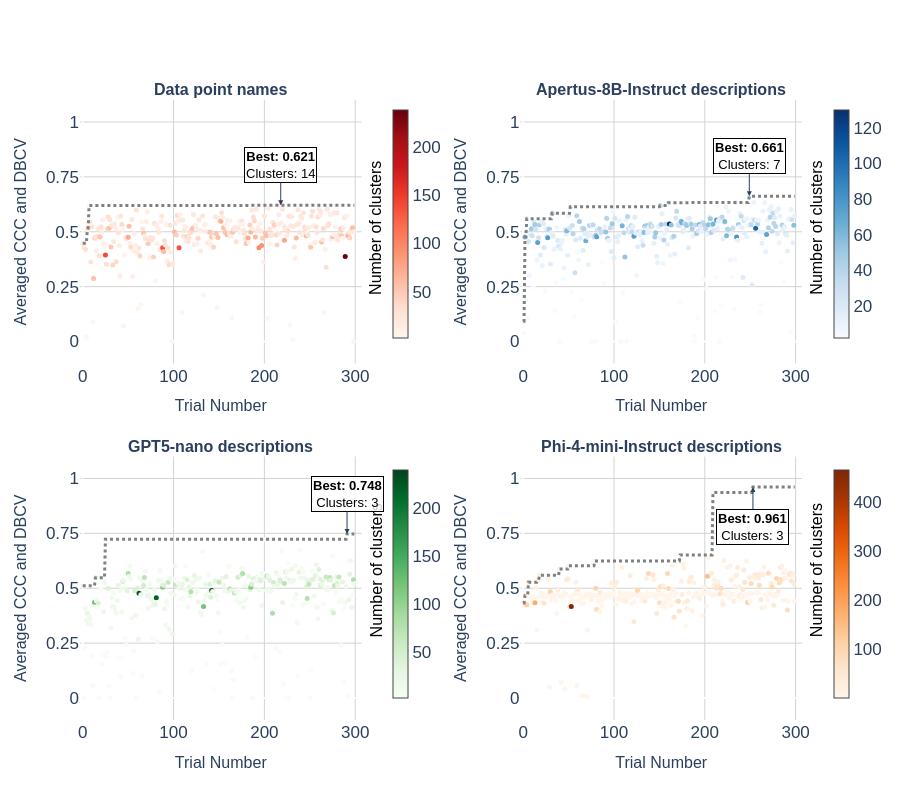

Notebook source saved alongside this figure:
### Code cell
import plotly.graph_objects as go
from plotly.subplots import make_subplots
import pandas as pd
from copy import deepcopy

# --- Helper Function for Optimization Curve ---
def get_best_so_far(df, score_col):
    """Returns the cumulative maximum series for the score column."""
    df_sorted = df.sort_values('number')
    return df_sorted['number'], df_sorted[score_col].cummax()

# --- Configuration ---
y_min, y_max = -0.1, 1.1
x_max_val = max(
    df_data_points['number'].max(), 
    df_descriptions['number'].max(),
    df_descriptions_gpt['number'].max(),
    df_descriptions_phi['number'].max()
) + 5
x_min, x_max = -3, x_max_val+3

# --- Updated Colorbar Positions ---
cbar_positions = {
    (1, 1): (0.42, 0.8),  # Left Column, Top Row
    (1, 2): (1.03, 0.8),  # Right Column, Top Row
    (2, 1): (0.42, 0.22), # Left Column, Bottom Row
    (2, 2): (1.03, 0.22)  # Right Column, Bottom Row
}

plots_config = [
    (df_data_points, 1, 1, 'Reds', "Data point names"),
    (df_descriptions, 1, 2, 'Blues', "Apertus-8B-Instruct descriptions"),
    (df_descriptions_gpt, 2, 1, 'Greens', "GPT5-nano descriptions"),
    (df_descriptions_phi, 2, 2, 'Oranges', "Phi-4-mini-Instruct descriptions")
]

fig = make_subplots(
    rows=2, cols=2, 
    subplot_titles=[p[4] for p in plots_config],
    horizontal_spacing=0.22, 
    vertical_spacing=0.15 
)

# --- Loop through each dataset ---
i = 0
for df, row, col, cmap, title in plots_config:
    dbcv_scores = deepcopy(df['user_attrs_dbcv_score'])
    dbcv_scores[dbcv_scores < 0] = 0
    
    df['combined_score'] = (df['user_attrs_ccc_score'] + dbcv_scores) / 2
    
    # Get position settings for this subplot
    cbar_x, cbar_y = cbar_positions[(row, col)]

    # 1. Plot the Scatter Points
    fig.add_trace(
        go.Scatter(
            x=df['number'],
            y=df['combined_score'],
            mode='markers',
            marker=dict(
                color=df['user_attrs_n_clusters'],
                colorscale=cmap,
                size=5,
                showscale=True,
                colorbar=dict(
                    title=None, 
                    x=cbar_x, 
                    y=cbar_y,
                    len=0.4, 
                    thickness=15
                )
            ),
            #name=title,
            showlegend=False
        ),
        row=row, col=col
    )

    title_text = f"<b>{title}</b><br>"
    fig.layout.annotations[i].update(text=title_text)

    i += 1
    
    x_bar_annotation = cbar_x - 0.01
    y_bar_annotation = cbar_y + 0.105
    if row == 1 and col == 2:
        x_bar_annotation = cbar_x - 0.01 + 0.015
    elif row == 2:
        y_bar_annotation = 0.13
        if col ==2:
            x_bar_annotation = cbar_x - 0.01 + 0.015

    # 2. Add Custom Rotated Annotation for Colorbar Title
    fig.add_annotation(
        text="Number of clusters",
        x=x_bar_annotation, 
        y=y_bar_annotation,        
        xref="paper", yref="paper",
        textangle=-90,   
        showarrow=False,
        font=dict(size=16, color="black")
    )

    # 3. Plot the Optimization Curve (Overlay)
    x_line, y_line = get_best_so_far(df, 'combined_score')
    
    fig.add_trace(
        go.Scatter(
            x=x_line, y=y_line,
            mode='lines',
            line=dict(color='gray', width=3, dash='dot'), 
            hoverinfo='skip',
            showlegend=False
        ),
        row=row, col=col
    )

    # 4. Find and Annotate the Best Point
    best_row = df.loc[df['combined_score'].idxmax()]
    best_score = best_row['combined_score']
    best_clusters = int(best_row['user_attrs_n_clusters'])
    best_trial = best_row['number']

    # --- Conditional Formatting for the Label ---
    # Default: Label ABOVE the point (ay = -40)
    ay_offset = -40
    
    # If it is the last plot (Phi-4), put Label BELOW the point (ay = 40)
    if row == 2 and col == 2:
        ay_offset = 40

    fig.add_annotation(
        x=best_trial, 
        y=best_score,
        text=f"<b>Best: {best_score:.3f}</b><br>Clusters: {best_clusters}",
        showarrow=True,
        arrowhead=2,
        ax=0, 
        ay=ay_offset, # Use the conditional offset
        bgcolor="rgba(255, 255, 255, 0.8)",
        bordercolor="black",
        borderwidth=1,
        font=dict(size=13, color="black"),
        row=row, col=col
    )

# --- Final Layout ---
fig.update_layout(
    width=900, height=800, 
    plot_bgcolor='white', paper_bgcolor='white',
    font=dict(family='Arial', size=17),
    margin=dict(r=50) 
)

fig.update_xaxes(title_text='Trial Number', range=[x_min, x_max], showgrid=True, gridcolor='lightgray', title_font=dict(size=16))
fig.update_yaxes(title_text='Averaged CCC and DBCV', range=[y_min, y_max], showgrid=True, gridcolor='lightgray', dtick=0.25, title_font=dict(size=16))

fig.write_image("02_251222_optimization_results.png", scale=3)
fig.show()

### Figure 1 — Plotly figure (JSON) as saved in the notebook; plotly's stock layout.template omitted (floating-point values rounded to 4 significant figures; data arrays with more than 128 entries replaced by an {"elided": "..."} marker saying what was removed)
{"data": [{"marker": {"color": {"elided": "300 int values"}, "colorbar": {"len": 0.4, "thickness": 15, "x": 0.42, "y": 0.8}, "colorscale": [[0, "rgb(255,245,240)"], [0.125, "rgb(254,224,210)"], [0.25, "rgb(252,187,161)"], [0.375, "rgb(252,146,114)"], [0.5, "rgb(251,106,74)"], [0.625, "rgb(239,59,44)"], [0.75, "rgb(203,24,29)"], [0.875, "rgb(165,15,21)"], [1, "rgb(103,0,13)"]], "showscale": true, "size": 5}, "mode": "markers", "showlegend": false, "type": "scatter", "x": {"elided": "300 int values"}, "xaxis": "x", "y": {"elided": "300 float values"}, "yaxis": "y"}, {"hoverinfo": "skip", "line": {"color": "gray", "dash": "dot", "width": 3}, "mode": "lines", "showlegend": false, "type": "scatter", "x": {"elided": "300 int values"}, "xaxis": "x", "y": {"elided": "300 float values"}, "yaxis": "y"}, {"marker": {"color": {"elided": "300 int values"}, "colorbar": {"len": 0.4, "thickness": 15, "x": 1.03, "y": 0.8}, "colorscale": [[0, "rgb(247,251,255)"], [0.125, "rgb(222,235,247)"], [0.25, "rgb(198,219,239)"], [0.375, "rgb(158,202,225)"], [0.5, "rgb(107,174,214)"], [0.625, "rgb(66,146,198)"], [0.75, "rgb(33,113,181)"], [0.875, "rgb(8,81,156)"], [1, "rgb(8,48,107)"]], "showscale": true, "size": 5}, "mode": "markers", "showlegend": false, "type": "scatter", "x": {"elided": "300 int values"}, "xaxis": "x2", "y": {"elided": "300 float values"}, "yaxis": "y2"}, {"hoverinfo": "skip", "line": {"color": "gray", "dash": "dot", "width": 3}, "mode": "lines", "showlegend": false, "type": "scatter", "x": {"elided": "300 int values"}, "xaxis": "x2", "y": {"elided": "300 float values"}, "yaxis": "y2"}, {"marker": {"color": {"elided": "300 int values"}, "colorbar": {"len": 0.4, "thickness": 15, "x": 0.42, "y": 0.22}, "colorscale": [[0, "rgb(247,252,245)"], [0.125, "rgb(229,245,224)"], [0.25, "rgb(199,233,192)"], [0.375, "rgb(161,217,155)"], [0.5, "rgb(116,196,118)"], [0.625, "rgb(65,171,93)"], [0.75, "rgb(35,139,69)"], [0.875, "rgb(0,109,44)"], [1, "rgb(0,68,27)"]], "showscale": true, "size": 5}, "mode": "markers", "showlegend": false, "type": "scatter", "x": {"elided": "300 int values"}, "xaxis": "x3", "y": {"elided": "300 float values"}, "yaxis": "y3"}, {"hoverinfo": "skip", "line": {"color": "gray", "dash": "dot", "width": 3}, "mode": "lines", "showlegend": false, "type": "scatter", "x": {"elided": "300 int values"}, "xaxis": "x3", "y": {"elided": "300 float values"}, "yaxis": "y3"}, {"marker": {"color": {"elided": "300 int values"}, "colorbar": {"len": 0.4, "thickness": 15, "x": 1.03, "y": 0.22}, "colorscale": [[0, "rgb(255,245,235)"], [0.125, "rgb(254,230,206)"], [0.25, "rgb(253,208,162)"], [0.375, "rgb(253,174,107)"], [0.5, "rgb(253,141,60)"], [0.625, "rgb(241,105,19)"], [0.75, "rgb(217,72,1)"], [0.875, "rgb(166,54,3)"], [1, "rgb(127,39,4)"]], "showscale": true, "size": 5}, "mode": "markers", "showlegend": false, "type": "scatter", "x": {"elided": "300 int values"}, "xaxis": "x4", "y": {"elided": "300 float values"}, "yaxis": "y4"}, {"hoverinfo": "skip", "line": {"color": "gray", "dash": "dot", "width": 3}, "mode": "lines", "showlegend": false, "type": "scatter", "x": {"elided": "300 int values"}, "xaxis": "x4", "y": {"elided": "300 float values"}, "yaxis": "y4"}], "layout": {"annotations": [{"font": {"size": 16}, "showarrow": false, "text": "<b>Data point names</b><br>", "x": 0.195, "xanchor": "center", "xref": "paper", "y": 1, "yanchor": "bottom", "yref": "paper"}, {"font": {"size": 16}, "showarrow": false, "text": "<b>Apertus-8B-Instruct descriptions</b><br>", "x": 0.805, "xanchor": "center", "xref": "paper", "y": 1, "yanchor": "bottom", "yref": "paper"}, {"font": {"size": 16}, "showarrow": false, "text": "<b>GPT5-nano descriptions</b><br>", "x": 0.195, "xanchor": "center", "xref": "paper", "y": 0.425, "yanchor": "bottom", "yref": "paper"}, {"font": {"size": 16}, "showarrow": false, "text": "<b>Phi-4-mini-Instruct descriptions</b><br>", "x": 0.805, "xanchor": "center", "xref": "paper", "y": 0.425, "yanchor": "bottom", "yref": "paper"}, {"font": {"color": "black", "size": 16}, "showarrow": false, "text": "Number of clusters", "textangle": -90, "x": 0.41, "xref": "paper", "y": 0.905, "yref": "paper"}, {"arrowhead": 2, "ax": 0, "ay": -40, "bgcolor": "rgba(255, 255, 255, 0.8)", "bordercolor": "black", "borderwidth": 1, "font": {"color": "black", "size": 13}, "showarrow": true, "text": "<b>Best: 0.621</b><br>Clusters: 14", "x": 218, "xref": "x", "y": 0.6206, "yref": "y"}, {"font": {"color": "black", "size": 16}, "showarrow": false, "text": "Number of clusters", "textangle": -90, "x": 1.035, "xref": "paper", "y": 0.905, "yref": "paper"}, {"arrowhead": 2, "ax": 0, "ay": -40, "bgcolor": "rgba(255, 255, 255, 0.8)", "bordercolor": "black", "borderwidth": 1, "font": {"color": "black", "size": 13}, "showarrow": true, "text": "<b>Best: 0.661</b><br>Clusters: 7", "x": 249, "xref": "x2", "y": 0.6614, "yref": "y2"}, {"font": {"color": "black", "size": 16}, "showarrow": false, "text": "Number of clusters", "textangle": -90, "x": 0.41, "xref": "paper", "y": 0.13, "yref": "paper"}, {"arrowhead": 2, "ax": 0, "ay": -40, "bgcolor": "rgba(255, 255, 255, 0.8)", "bordercolor": "black", "borderwidth": 1, "font": {"color": "black", "size": 13}, "showarrow": true, "text": "<b>Best: 0.748</b><br>Clusters: 3", "x": 291, "xref": "x3", "y": 0.7475, "yref": "y3"}, {"font": {"color": "black", "size": 16}, "showarrow": false, "text": "Number of clusters", "textangle": -90, "x": 1.035, "xref": "paper", "y": 0.13, "yref": "paper"}, {"arrowhead": 2, "ax": 0, "ay": 40, "bgcolor": "rgba(255, 255, 255, 0.8)", "bordercolor": "black", "borderwidth": 1, "font": {"color": "black", "size": 13}, "showarrow": true, "text": "<b>Best: 0.961</b><br>Clusters: 3", "x": 253, "xref": "x4", "y": 0.9612, "yref": "y4"}], "font": {"family": "Arial", "size": 17}, "height": 800, "margin": {"r": 50}, "paper_bgcolor": "white", "plot_bgcolor": "white", "width": 900, "xaxis": {"anchor": "y", "domain": [0, 0.39], "gridcolor": "lightgray", "range": [-3, 307], "showgrid": true, "title": {"font": {"size": 16}, "text": "Trial Number"}, "type": "linear"}, "xaxis2": {"anchor": "y2", "domain": [0.61, 1], "gridcolor": "lightgray", "range": [-3, 307], "showgrid": true, "title": {"font": {"size": 16}, "text": "Trial Number"}, "type": "linear"}, "xaxis3": {"anchor": "y3", "domain": [0, 0.39], "gridcolor": "lightgray", "range": [-3, 307], "showgrid": true, "title": {"font": {"size": 16}, "text": "Trial Number"}, "type": "linear"}, "xaxis4": {"anchor": "y4", "domain": [0.61, 1], "gridcolor": "lightgray", "range": [-3, 307], "showgrid": true, "title": {"font": {"size": 16}, "text": "Trial Number"}, "type": "linear"}, "yaxis": {"anchor": "x", "domain": [0.575, 1], "dtick": 0.25, "gridcolor": "lightgray", "range": [-0.1, 1.1], "showgrid": true, "title": {"font": {"size": 16}, "text": "Averaged CCC and DBCV"}, "type": "linear"}, "yaxis2": {"anchor": "x2", "domain": [0.575, 1], "dtick": 0.25, "gridcolor": "lightgray", "range": [-0.1, 1.1], "showgrid": true, "title": {"font": {"size": 16}, "text": "Averaged CCC and DBCV"}, "type": "linear"}, "yaxis3": {"anchor": "x3", "domain": [0, 0.425], "dtick": 0.25, "gridcolor": "lightgray", "range": [-0.1, 1.1], "showgrid": true, "title": {"font": {"size": 16}, "text": "Averaged CCC and DBCV"}, "type": "linear"}, "yaxis4": {"anchor": "x4", "domain": [0, 0.425], "dtick": 0.25, "gridcolor": "lightgray", "range": [-0.1, 1.1], "showgrid": true, "title": {"font": {"size": 16}, "text": "Averaged CCC and DBCV"}, "type": "linear"}}}
